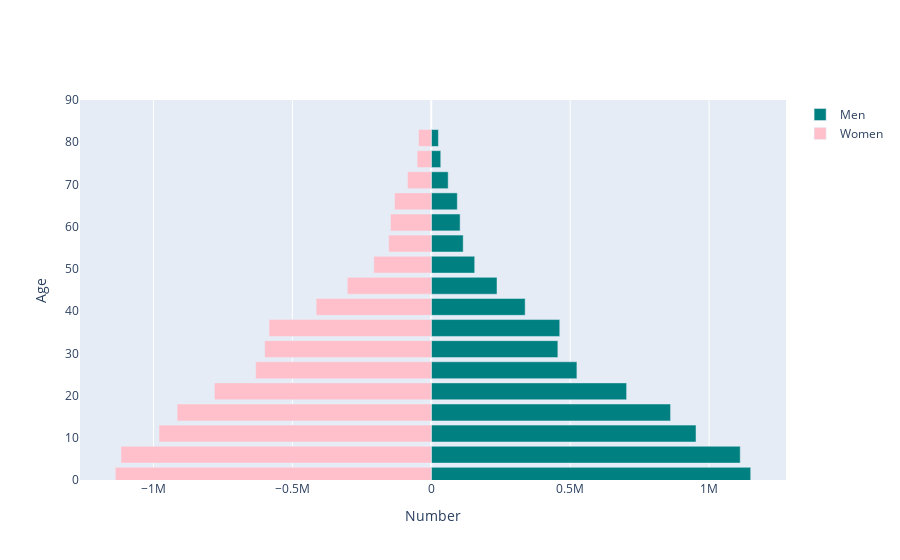
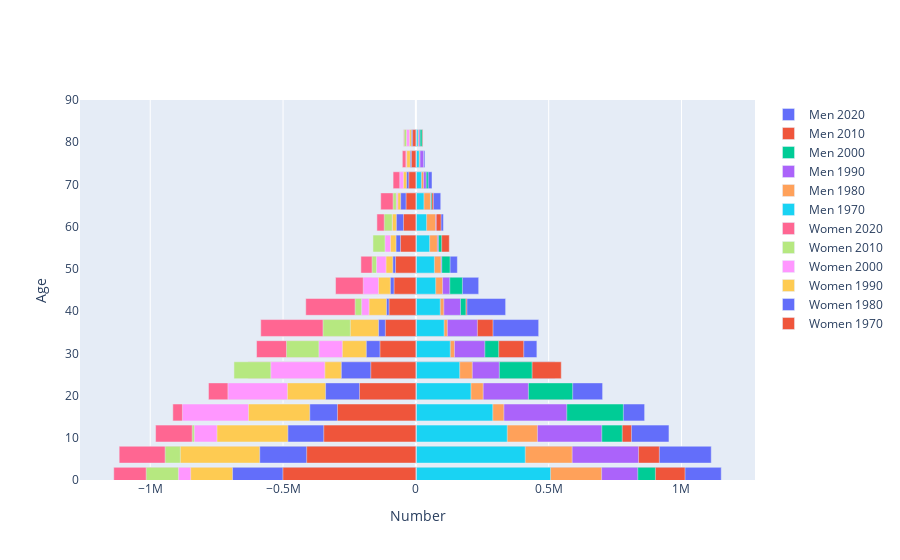

The notebook cell saved with these charts, in order:
### Code cell
#defining a bunch of functions 
import plotly.offline as py
import plotly.graph_objs as go
import pandas as pd
import numpy as np

#defining pop_pyramid_df to transform the data into the correct dataframe 
def pop_pyramid_df(years, ctry):
    age_rangez = []

    #calculates age ranged based on years given parameter 
    for i in years:
        age_rangez.append(f"{i:02d}"+f"{i+4:02d}")
    
    age_rangez.append("80UP")

    #gets the male variable dictionary and combines with the female variable dictionary 
    male_variablez = {"SP.POP."+age_range+".MA":"Males "+age_range for age_range in age_rangez}
    female_variablez = {"SP.POP."+age_range+".FE":"Females "+age_range for age_range in age_rangez}
    
    #combines dictionarys 
    variablez = male_variablez
    variablez.update(female_variablez)
    
    #filters data and returns new data frame and list of age ranges 
    dfz = wbdata.get_dataframe(variablez,country=ctry)
    return dfz.query("date=='2020'").sum(axis=0), dfz, age_rangez

#calling function
result, dfz, age_rangez = pop_pyramid_df(range(0,80,5), "ZWE")


py.init_notebook_mode(connected=True)

#defining function to graph population pyramid 
def graph_pop_pyramid(dataframe, age_range, year, color1, color2):
    layout = go.Layout(barmode='overlay',
                   yaxis=go.layout.YAxis(range=[0, 90], title='Age'),
                   xaxis=go.layout.XAxis(title='Number'))

    binz = [go.Bar(x = dfz.loc[str(year),:].filter(regex="Male").values,
               y = [int(s[:2])+1 for s in age_range],
               orientation='h',
               name='Men',
               marker=dict(color=color1),
               hoverinfo='skip'
               ),

        go.Bar(x = -dfz.loc[str(year),:].filter(regex="Female").values,
               y=[int(s[:2])+1 for s in age_range],
               orientation='h',
               name='Women',
               marker=dict(color=color2),
               hoverinfo='skip',
               )
        ]
    return py.iplot(dict(data=binz, layout=layout))

#calling graph_pop_pyramid on values found for Zimbabwe
graph_pop_pyramid(dfz, age_rangez, 2020, 'teal', 'pink')

#defining a new function to graph population pyramid for multiple years 
def graph_pop_pyramid_years(dataframe, age_range, years):
    binz = [go.Bar(x = dfz.loc[str(year),:].filter(regex="Male").values,
                   y = [int(s[:2])+1 for s in age_rangez],
                   orientation='h',
                   name='Men {:d}'.format(year),
                   hoverinfo='skip'
                  )
            for year in years]

    binz += [go.Bar(x = -dfz.loc[str(year),:].filter(regex="Female").values,
                    y=[int(s[:2])+1 for s in age_range],
                    orientation='h',
                    name='Women {:d}'.format(year),
                    hoverinfo='skip',
                   )
             for year in years]
    return py.iplot(dict(data=binz, layout=layout))

#calling graph_pop_pyramid_years on values found for Zimbabwe
graph_pop_pyramid_years(dfz, age_rangez, range(2020,1960, -10))

### Figure 1 — Plotly figure (JSON) as saved in the notebook; plotly's stock layout.template omitted (floating-point values rounded to 4 significant figures)
{"data": [{"hoverinfo": "skip", "marker": {"color": "teal"}, "name": "Men", "orientation": "h", "type": "bar", "x": [1149744, 1112085, 952937, 861278, 703124, 524185, 455666, 462417, 337969, 236555, 156270, 114861, 103800, 93738, 60847, 34099, 25648], "y": [1, 6, 11, 16, 21, 26, 31, 36, 41, 46, 51, 56, 61, 66, 71, 76, 81]}, {"hoverinfo": "skip", "marker": {"color": "pink"}, "name": "Women", "orientation": "h", "type": "bar", "x": [-1137362, -1117009, -979886, -914963, -780750, -632092, -599778, -583992, -414475, -302336, -206909, -153503, -146678, -132292, -85703, -50958, -45766], "y": [1, 6, 11, 16, 21, 26, 31, 36, 41, 46, 51, 56, 61, 66, 71, 76, 81]}], "layout": {"autosize": true, "barmode": "overlay", "xaxis": {"autorange": true, "range": [-1264000.0, 1277000.0], "title": {"text": "Number"}, "type": "linear"}, "yaxis": {"range": [0, 90], "title": {"text": "Age"}, "type": "linear"}}}

### Figure 2 — Plotly figure (JSON) as saved in the notebook; plotly's stock layout.template omitted (floating-point values rounded to 4 significant figures)
{"data": [{"hoverinfo": "skip", "name": "Men 2020", "orientation": "h", "type": "bar", "x": [1149744, 1112085, 952937, 861278, 703124, 524185, 455666, 462417, 337969, 236555, 156270, 114861, 103800, 93738, 60847, 34099, 25648], "y": [1, 6, 11, 16, 21, 26, 31, 36, 41, 46, 51, 56, 61, 66, 71, 76, 81]}, {"hoverinfo": "skip", "name": "Men 2010", "orientation": "h", "type": "bar", "x": [1013427, 916797, 811716, 651750, 559783, 547494, 406117, 290378, 192185, 137575, 126605, 125890, 94939, 66272, 40288, 26806, 26143], "y": [1, 6, 11, 16, 21, 26, 31, 36, 41, 46, 51, 56, 61, 66, 71, 76, 81]}, {"hoverinfo": "skip", "name": "Men 2000", "orientation": "h", "type": "bar", "x": [901957, 774942, 777057, 781306, 590335, 437635, 311802, 225732, 188373, 175414, 128968, 97122, 73372, 60206, 46534, 27181, 23665], "y": [1, 6, 11, 16, 21, 26, 31, 36, 41, 46, 51, 56, 61, 66, 71, 76, 81]}, {"hoverinfo": "skip", "name": "Men 1990", "orientation": "h", "type": "bar", "x": [835401, 838405, 699845, 568084, 423731, 314268, 259551, 231705, 167960, 127627, 97428, 84984, 76870, 56013, 38946, 29255, 15966], "y": [1, 6, 11, 16, 21, 26, 31, 36, 41, 46, 51, 56, 61, 66, 71, 76, 81]}, {"hoverinfo": "skip", "name": "Men 1980", "orientation": "h", "type": "bar", "x": [699338, 588450, 457696, 331391, 253488, 212453, 145320, 118572, 105250, 100614, 94422, 80833, 74287, 54937, 29024, 15592, 11233], "y": [1, 6, 11, 16, 21, 26, 31, 36, 41, 46, 51, 56, 61, 66, 71, 76, 81]}, {"hoverinfo": "skip", "name": "Men 1970", "orientation": "h", "type": "bar", "x": [507124, 411881, 344125, 289593, 207339, 165065, 129547, 106377, 91850, 74679, 69758, 51875, 40379, 30380, 20881, 12635, 8309], "y": [1, 6, 11, 16, 21, 26, 31, 36, 41, 46, 51, 56, 61, 66, 71, 76, 81]}, {"hoverinfo": "skip", "name": "Women 2020", "orientation": "h", "type": "bar", "x": [-1137362, -1117009, -979886, -914963, -780750, -632092, -599778, -583992, -414475, -302336, -206909, -153503, -146678, -132292, -85703, -50958, -45766], "y": [1, 6, 11, 16, 21, 26, 31, 36, 41, 46, 51, 56, 61, 66, 71, 76, 81]}, {"hoverinfo": "skip", "name": "Women 2010", "orientation": "h", "type": "bar", "x": [-1015137, -943869, -841989, -721523, -705642, -684887, -487093, -349585, -228636, -164140, -164707, -161512, -118857, -85734, -52445, -36186, -43657], "y": [1, 6, 11, 16, 21, 26, 31, 36, 41, 46, 51, 56, 61, 66, 71, 76, 81]}, {"hoverinfo": "skip", "name": "Women 2000", "orientation": "h", "type": "bar", "x": [-893782, -789287, -834018, -878867, -707464, -546044, -364944, -237326, -204150, -197993, -148155, -116176, -88454, -73510, -60603, -37167, -35131], "y": [1, 6, 11, 16, 21, 26, 31, 36, 41, 46, 51, 56, 61, 66, 71, 76, 81]}, {"hoverinfo": "skip", "name": "Women 1990", "orientation": "h", "type": "bar", "x": [-847725, -886613, -748624, -630102, -483471, -342599, -276699, -246607, -176097, -140625, -112124, -95385, -88390, -67895, -46743, -34354, -23795], "y": [1, 6, 11, 16, 21, 26, 31, 36, 41, 46, 51, 56, 61, 66, 71, 76, 81]}, {"hoverinfo": "skip", "name": "Women 1980", "orientation": "h", "type": "bar", "x": [-690084, -587785, -481806, -399334, -339874, -280594, -186527, -140299, -110577, -95972, -86675, -74575, -73304, -57176, -34925, -20878, -16640], "y": [1, 6, 11, 16, 21, 26, 31, 36, 41, 46, 51, 56, 61, 66, 71, 76, 81]}, {"hoverinfo": "skip", "name": "Women 1970", "orientation": "h", "type": "bar", "x": [-500591, -411113, -346811, -295106, -212219, -169697, -135117, -114708, -100786, -81957, -76520, -57750, -46623, -36802, -26565, -16567, -12186], "y": [1, 6, 11, 16, 21, 26, 31, 36, 41, 46, 51, 56, 61, 66, 71, 76, 81]}], "layout": {"autosize": true, "barmode": "overlay", "xaxis": {"autorange": true, "range": [-1264000.0, 1277000.0], "title": {"text": "Number"}, "type": "linear"}, "yaxis": {"range": [0, 90], "title": {"text": "Age"}, "type": "linear"}}}
